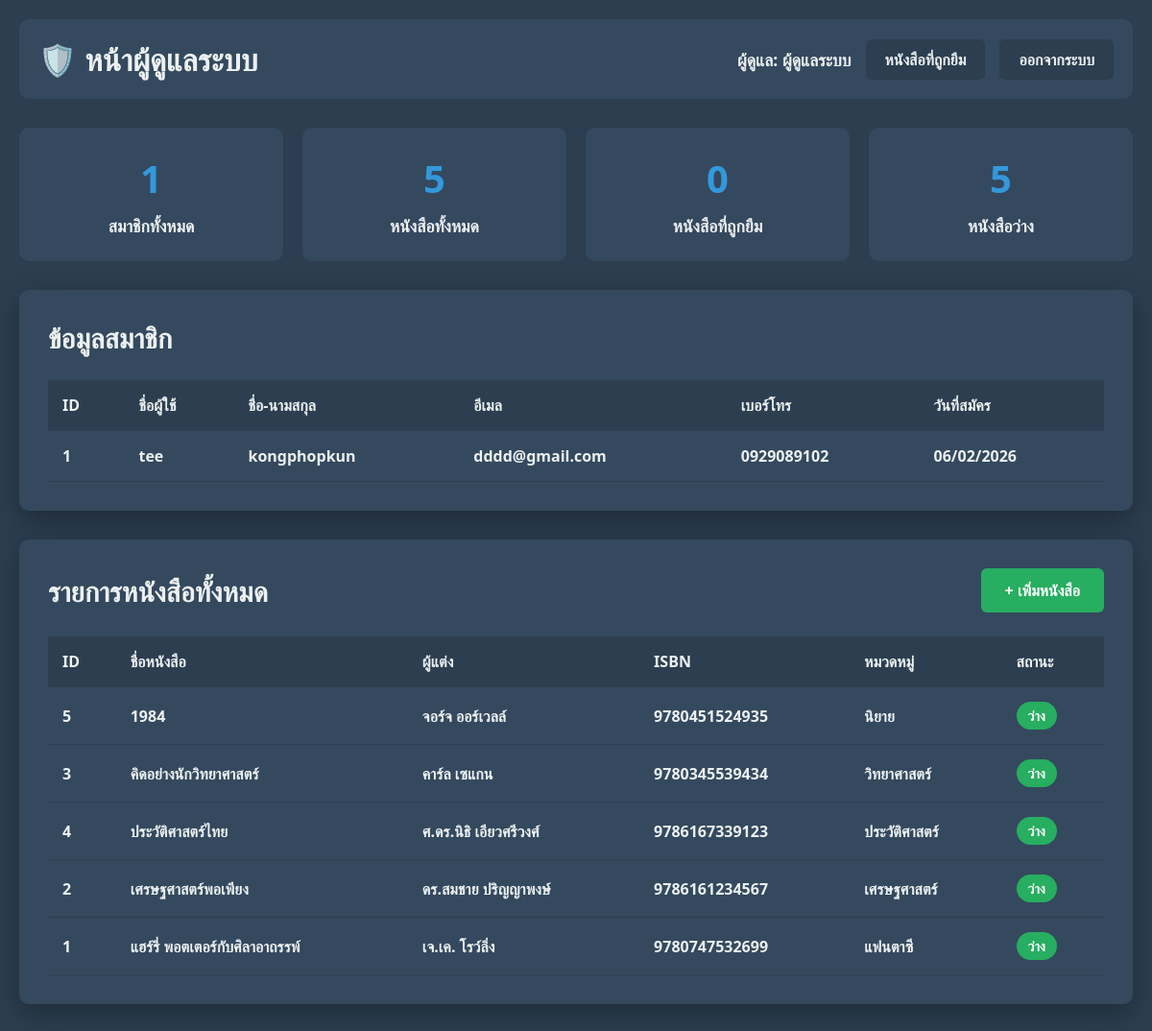
The app's page /admin_dashboard.php (signed in) with its own data.
### tables this page shows
CREATE TABLE `members` (
  `id` int(11) NOT NULL,
  `username` varchar(50) NOT NULL,
  `password` varchar(255) NOT NULL,
  `fullname` varchar(100) NOT NULL,
  `email` varchar(100) NOT NULL,
  `phone` varchar(20) DEFAULT NULL,
  `created_at` timestamp NOT NULL DEFAULT current_timestamp()
);

CREATE TABLE `books` (
  `id` int(11) NOT NULL,
  `title` varchar(200) NOT NULL,
  `author` varchar(100) NOT NULL,
  `isbn` varchar(20) DEFAULT NULL,
  `category` varchar(50) DEFAULT NULL,
  `status` enum('available','borrowed') DEFAULT 'available',
  `created_at` timestamp NOT NULL DEFAULT current_timestamp()
);

### admin_dashboard.php (the view, shortened to what this page needs)
<?php
$admin_name = $_SESSION['admin_name'];
$db = getDB();
$total_members = $db->query("SELECT COUNT(*) as count FROM members")->fetch_assoc()['count'];
$total_books = $db->query("SELECT COUNT(*) as count FROM books")->fetch_assoc()['count'];
$borrowed_books = $db->query("SELECT COUNT(*) as count FROM books WHERE status = 'borrowed'")->fetch_assoc()['count'];
$available_books = $db->query("SELECT COUNT(*) as count FROM books WHERE status = 'available'")->fetch_assoc()['count'];
$members_result = $db->query("SELECT * FROM members ORDER BY created_at DESC");
$books_result = $db->query("SELECT * FROM books ORDER BY title");
?>
<!DOCTYPE html>
<html lang="th">
<head>
</head>
<body>
    <div class="header">
        <h1>🛡️ หน้าผู้ดูแลระบบ</h1>
        <div class="header-right">
            <span class="user-info">ผู้ดูแล: <?= htmlspecialchars($admin_name) ?></span>
            <a href="admin_borrowed_books.php" class="nav-btn">หนังสือที่ถูกยืม</a>
            <a href="logout.php" class="nav-btn">ออกจากระบบ</a>
        </div>
    </div>
    <div class="stats-grid">
        <div class="stat-card">
            <div class="stat-number"><?= $total_members ?></div>
            <div class="stat-label">สมาชิกทั้งหมด</div>
        </div>
        <div class="stat-card">
            <div class="stat-number"><?= $total_books ?></div>
            <div class="stat-label">หนังสือทั้งหมด</div>
        </div>
        <div class="stat-card">
            <div class="stat-number"><?= $borrowed_books ?></div>
            <div class="stat-label">หนังสือที่ถูกยืม</div>
        </div>
        <div class="stat-card">
            <div class="stat-number"><?= $available_books ?></div>
            <div class="stat-label">หนังสือว่าง</div>
        </div>
    </div>
    <div class="container">
        <h2>ข้อมูลสมาชิก</h2>
        <table>
            <thead>
                <tr>
                    <th>ID</th>
                    <th>ชื่อผู้ใช้</th>
                    <th>ชื่อ-นามสกุล</th>
                    <th>อีเมล</th>
                    <th>เบอร์โทร</th>
                    <th>วันที่สมัคร</th>
                </tr>
            </thead>
            <tbody>
                <?php while ($member = $members_result->fetch_assoc()): ?>
                    <tr>
                        <td><?= $member['id'] ?></td>
                        <td><?= htmlspecialchars($member['username']) ?></td>
                        <td><?= htmlspecialchars($member['fullname']) ?></td>
                        <td><?= htmlspecialchars($member['email']) ?></td>
                        <td><?= htmlspecialchars($member['phone']) ?></td>
                        <td><?= date('d/m/Y', strtotime($member['created_at'])) ?></td>
                    </tr>
                <?php endwhile; ?>
            </tbody>
        </table>
    </div>
    <div class="container">
        <div style="display: flex; justify-content: space-between; align-items: center; margin-bottom: 25px;">
            <h2 style="margin: 0;">รายการหนังสือทั้งหมด</h2>
            <a href="admin_add_book.php" class="add-btn">+ เพิ่มหนังสือ</a>
        </div>
        <table>
            <thead>
                <tr>
                    <th>ID</th>
                    <th>ชื่อหนังสือ</th>
                    <th>ผู้แต่ง</th>
                    <th>ISBN</th>
                    <th>หมวดหมู่</th>
                    <th>สถานะ</th>
                </tr>
            </thead>
            <tbody>
                <?php while ($book = $books_result->fetch_assoc()): ?>
                    <tr>
                        <td><?= $book['id'] ?></td>
                        <td><?= htmlspecialchars($book['title']) ?></td>
                        <td><?= htmlspecialchars($book['author']) ?></td>
                        <td><?= htmlspecialchars($book['isbn']) ?></td>
                        <td><?= htmlspecialchars($book['category']) ?></td>
                        <td>
                            <?php if ($book['status'] == 'available'): ?>
                                <span class="status-badge status-available">ว่าง</span>
                            <?php else: ?>
                                <span class="status-badge status-borrowed">ถูกยืม</span>
                            <?php endif; ?>
                        </td>
                    </tr>
                <?php endwhile; ?>
            </tbody>
        </table>
    </div>
</body>
</html>

### admin_dashboard.php (style rules this page uses)
* { margin: 0; padding: 0; box-sizing: border-box; }
body { font-family: 'Segoe UI', Tahoma, Geneva, Verdana, sans-serif; font-weight: 600; background: #2c3e50; color: #ecf0f1; padding: 20px; }
.header { background: #34495e; padding: 20px; border-radius: 10px; margin-bottom: 30px; display: flex; justify-content: space-between; align-items: center; flex-wrap: wrap; gap: 15px; }
.header h1 { font-size: 2em; }
.header-right { display: flex; gap: 15px; align-items: center; flex-wrap: wrap; }
.user-info { font-size: 1.1em; }
.nav-btn { padding: 10px 20px; background: #2c3e50; color: #ecf0f1; text-decoration: none; border-radius: 6px; font-weight: 700; transition: all 0.3s; border: none; cursor: pointer; font-size: 1em; }
.stats-grid { display: grid; grid-template-columns: repeat(auto-fit, minmax(200px, 1fr)); gap: 20px; margin-bottom: 30px; }
.stat-card { background: #34495e; padding: 25px; border-radius: 10px; text-align: center; }
.stat-number { font-size: 2.5em; color: #3498db; margin-bottom: 10px; }
.stat-label { font-size: 1.1em; color: #ecf0f1; }
.container { background: #34495e; padding: 30px; border-radius: 10px; box-shadow: 0 10px 30px rgba(0,0,0,0.3); margin-bottom: 30px; }
h2 { margin-bottom: 25px; font-size: 1.8em; }
table { width: 100%; border-collapse: collapse; }
th, td { padding: 15px; text-align: left; border-bottom: 1px solid #2c3e50; }
th { background: #2c3e50; font-weight: 700; }
.add-btn { padding: 12px 25px; background: #27ae60; color: white; border: none; border-radius: 6px; cursor: pointer; font-weight: 700; font-size: 1em; transition: all 0.3s; text-decoration: none; display: inline-block; }
.status-badge { display: inline-block; padding: 5px 12px; border-radius: 15px; font-size: 0.9em; }
.status-available { background: #27ae60; color: white; }

### records on screen
members: id "1", username "tee", fullname "kongphopkun", email "dddd@gmail.com", phone "0929089102", created_at "06/02/2026"
books: id "5", title "1984", author "จอร์จ ออร์เวลล์", isbn "9780451524935", category "นิยาย", status "ว่าง"
books: id "3", title "คิดอย่างนักวิทยาศาสตร์", author "คาร์ล เซแกน", isbn "9780345539434", category "วิทยาศาสตร์", status "ว่าง"
books: id "4", title "ประวัติศาสตร์ไทย", author "ศ.ดร.นิธิ เอียวศรีวงศ์", isbn "9786167339123", category "ประวัติศาสตร์", status "ว่าง"
books: id "2", title "เศรษฐศาสตร์พอเพียง", author "ดร.สมชาย ปริญญาพงษ์", isbn "9786161234567", category "เศรษฐศาสตร์", status "ว่าง"
books: id "1", title "แฮร์รี่ พอตเตอร์กับศิลาอาถรรพ์", author "เจ.เค. โรว์ลิ่ง", isbn "9780747532699", category "แฟนตาซี", status "ว่าง"

### other values on screen
$admin_name "ผู้ดูแลระบบ"
$total_members "1"
$total_books "5"
$borrowed_books "0"
$available_books "5"
